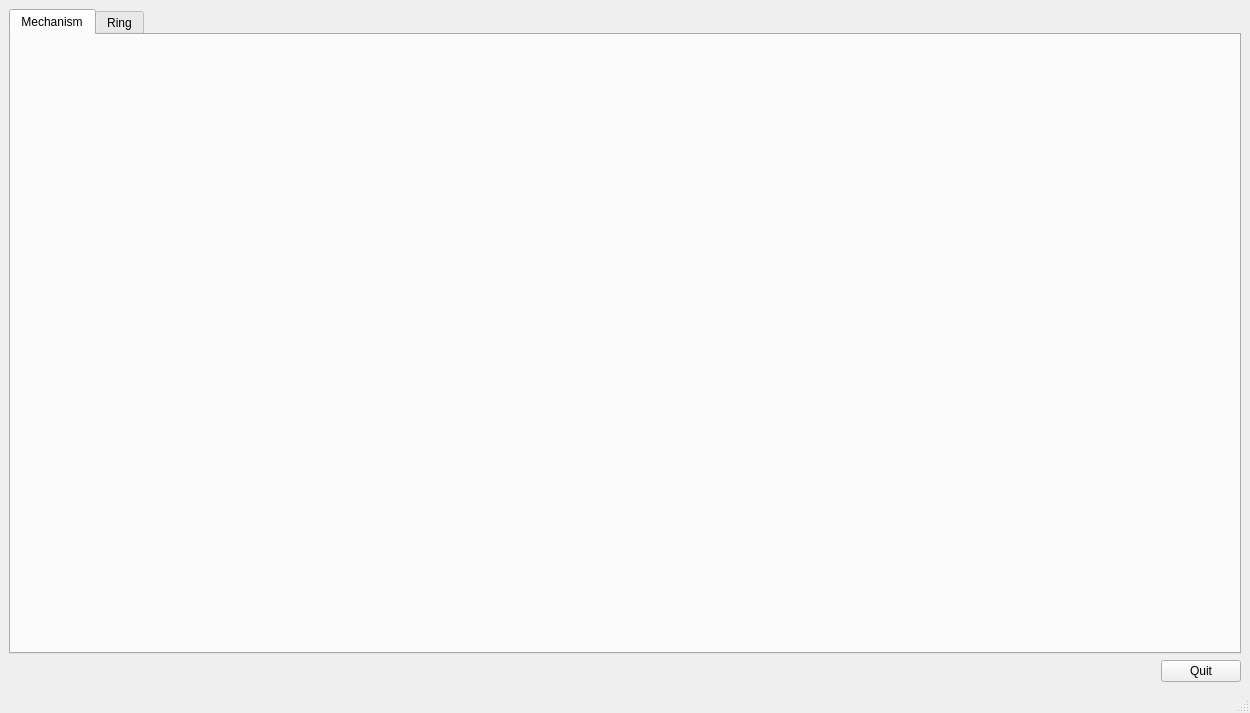
<?xml version="1.0" encoding="UTF-8"?>
<ui version="4.0">
 <class>ProstheticDesigner</class>
 <widget class="QMainWindow" name="ProstheticDesigner">
  <property name="windowModality">
   <enum>Qt::WindowModality::NonModal</enum>
  </property>
  <property name="geometry">
   <rect>
    <x>0</x>
    <y>0</y>
    <width>1250</width>
    <height>713</height>
   </rect>
  </property>
  <property name="sizePolicy">
   <sizepolicy hsizetype="Fixed" vsizetype="Fixed">
    <horstretch>0</horstretch>
    <verstretch>0</verstretch>
   </sizepolicy>
  </property>
  <property name="minimumSize">
   <size>
    <width>1200</width>
    <height>713</height>
   </size>
  </property>
  <property name="maximumSize">
   <size>
    <width>1250</width>
    <height>1000</height>
   </size>
  </property>
  <property name="windowTitle">
   <string>ProstheticDesigner</string>
  </property>
  <property name="windowIcon">
   <iconset>
    <normaloff>Logo.jpg</normaloff>Logo.jpg</iconset>
  </property>
  <property name="autoFillBackground">
   <bool>false</bool>
  </property>
  <property name="documentMode">
   <bool>false</bool>
  </property>
  <widget class="QWidget" name="centralwidget">
   <layout class="QVBoxLayout" name="verticalLayout_2">
    <item>
     <layout class="QVBoxLayout" name="verticalLayout">
      <item>
       <widget class="QTabWidget" name="tabWidget">
        <property name="currentIndex">
         <number>0</number>
        </property>
        <widget class="QWidget" name="mechanism_tab">
         <attribute name="title">
          <string>Mechanism</string>
         </attribute>
        </widget>
        <widget class="QWidget" name="ring_tab">
         <attribute name="title">
          <string>Ring</string>
         </attribute>
        </widget>
       </widget>
      </item>
      <item>
       <layout class="QHBoxLayout" name="horizontalLayout">
        <item>
         <spacer name="horizontalSpacer">
          <property name="orientation">
           <enum>Qt::Orientation::Horizontal</enum>
          </property>
          <property name="sizeType">
           <enum>QSizePolicy::Policy::Preferred</enum>
          </property>
          <property name="sizeHint" stdset="0">
           <size>
            <width>1200</width>
            <height>20</height>
           </size>
          </property>
         </spacer>
        </item>
        <item>
         <widget class="QPushButton" name="pushButton">
          <property name="text">
           <string>Quit</string>
          </property>
         </widget>
        </item>
       </layout>
      </item>
     </layout>
    </item>
   </layout>
  </widget>
  <widget class="QStatusBar" name="statusbar"/>
 </widget>
 <tabstops>
  <tabstop>pushButton</tabstop>
  <tabstop>tabWidget</tabstop>
 </tabstops>
 <resources/>
 <connections>
  <connection>
   <sender>pushButton</sender>
   <signal>clicked()</signal>
   <receiver>ProstheticDesigner</receiver>
   <slot>close()</slot>
   <hints>
    <hint type="sourcelabel">
     <x>1236</x>
     <y>674</y>
    </hint>
    <hint type="destinationlabel">
     <x>890</x>
     <y>443</y>
    </hint>
   </hints>
  </connection>
 </connections>
</ui>
